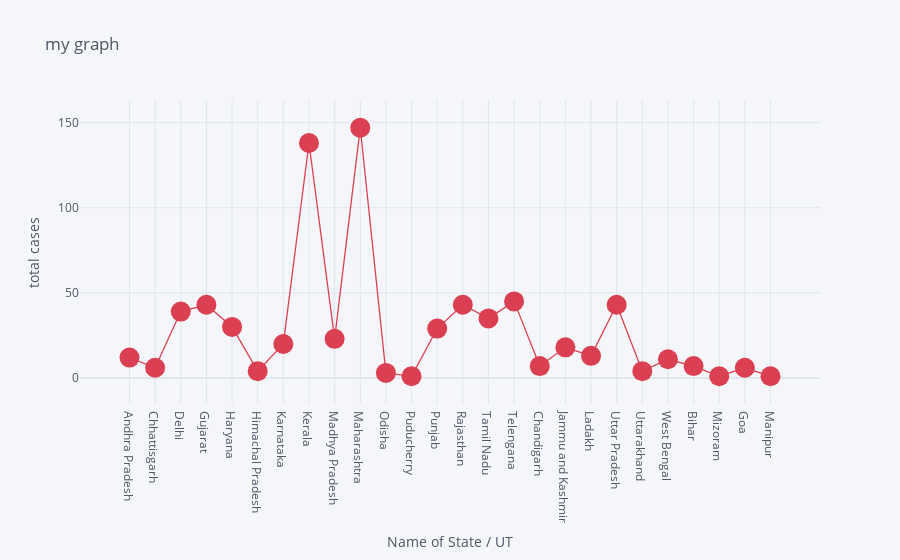

Write notebook code for a chart like this one.
### Code cell
df.iplot(kind='scatter',x='Name of State / UT',y='total cases',mode='markers+lines',title='my graph',xTitle='Name of State / UT',yTitle='total cases',colors='red',size=20)

### Figure 1 — Plotly figure (JSON) as saved in the notebook; plotly's stock layout.template omitted (floating-point values rounded to 4 significant figures)
{"data": [{"line": {"color": "rgba(219, 64, 82, 1.0)", "dash": "solid", "shape": "linear", "width": 1.3}, "marker": {"size": 20, "symbol": "circle"}, "mode": "markers+lines", "name": "total cases", "text": "", "type": "scatter", "x": ["Andhra Pradesh", "Chhattisgarh", "Delhi", "Gujarat", "Haryana", "Himachal Pradesh", "Karnataka", "Kerala", "Madhya Pradesh", "Maharashtra", "Odisha", "Puducherry", "Punjab", "Rajasthan", "Tamil Nadu", "Telengana", "Chandigarh", "Jammu and Kashmir", "Ladakh", "Uttar Pradesh", "Uttarakhand", "West Bengal", "Bihar", "Mizoram", "Goa", "Manipur"], "y": [12, 6, 39, 43, 30, 4, 20, 138, 23, 147, 3, 1, 29, 43, 35, 45, 7, 18, 13, 43, 4, 11, 7, 1, 6, 1]}], "layout": {"legend": {"bgcolor": "#F5F6F9", "font": {"color": "#4D5663"}}, "paper_bgcolor": "#F5F6F9", "plot_bgcolor": "#F5F6F9", "title": {"font": {"color": "#4D5663"}, "text": "my graph"}, "xaxis": {"gridcolor": "#E1E5ED", "showgrid": true, "tickfont": {"color": "#4D5663"}, "title": {"font": {"color": "#4D5663"}, "text": "Name of State / UT"}, "zerolinecolor": "#E1E5ED"}, "yaxis": {"gridcolor": "#E1E5ED", "showgrid": true, "tickfont": {"color": "#4D5663"}, "title": {"font": {"color": "#4D5663"}, "text": "total cases"}, "zerolinecolor": "#E1E5ED"}}}
